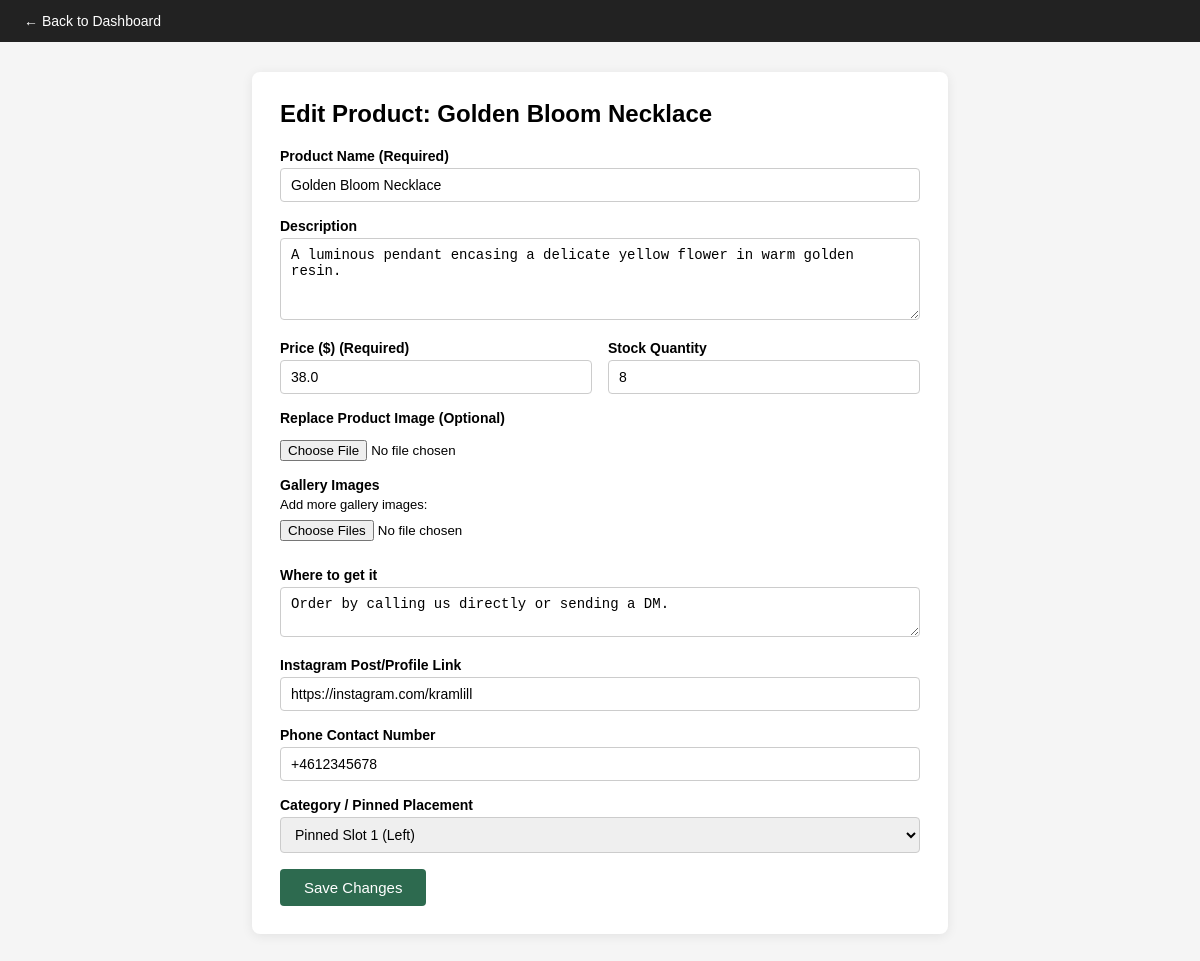
/admin/edit-product/1 (signed in), run on the app's committed database.
### backend/models.py (models this page shows, shortened)
class Product(db.Model):
    __tablename__ = 'products'
    id = db.Column(db.Integer, primary_key=True)
    name = db.Column(db.String(120), nullable=False)
    description = db.Column(db.Text, nullable=True)
    price = db.Column(db.Float, nullable=False)
    stock = db.Column(db.Integer, nullable=False, default=0)
    image_filename = db.Column(db.String(255), nullable=True)
    where_to_get = db.Column(db.Text, nullable=True)
    instagram_url = db.Column(db.String(255), nullable=True)
    phone = db.Column(db.String(50), nullable=True)
    category = db.Column(db.String(50), nullable=False, default='Normal')

### backend/app.py (the view, shortened to what this page needs)
@app.route('/admin/edit-product/<int:product_id>', methods=['GET', 'POST'])
def edit_product(product_id):
    check_admin()
    product = Product.query.get_or_404(product_id)
    return render_template('admin/edit_product.html', product=product)

### backend/app.py (called while the page is built)
def check_admin():
    if not session.get('is_admin'):
        abort(403)

### frontend/templates/admin/edit_product.html (shortened to what this page needs)
<!DOCTYPE html>
<html lang="en">
<head>
</head>
<body>
    <header>
        <nav><a href="/admin/dashboard">&larr; Back to Dashboard</a></nav>
    </header>
    <main>
        <h2>Edit Product: {{ product.name }}</h2>
        <form method="POST" enctype="multipart/form-data" id="product-form">
            <div class="field">
                <label for="name">Product Name (Required)</label>
                <input type="text" id="name" name="name" value="{{ product.name }}" required>
            </div>
            <div class="field">
                <label for="description">Description</label>
                <textarea id="description" name="description" rows="4">{{ product.description }}</textarea>
            </div>
            <div class="row">
                <div class="field">
                    <label for="price">Price ($) (Required)</label>
                    <input type="number" id="price" name="price" step="0.01" min="0" value="{{ product.price }}" required>
                </div>
                <div class="field">
                    <label for="stock">Stock Quantity</label>
                    <input type="number" id="stock" name="stock" min="0" value="{{ product.stock }}" required>
                </div>
            </div>
            <div class="field">
                <label>Replace Product Image (Optional)</label>
                <input type="file" id="image" name="image" accept="image/*" style="margin-top:10px;">
            </div>
            <div class="field">
                <label>Gallery Images</label>
                <label for="gallery_images" style="font-weight:normal;font-size:13px;">Add more gallery images:</label>
                <input type="file" id="gallery_images" name="gallery_images" accept="image/*" multiple style="margin-top:4px;">
            </div>
            <div class="field">
                <label for="where_to_get">Where to get it</label>
                <textarea id="where_to_get" name="where_to_get" rows="2">{{ product.where_to_get }}</textarea>
            </div>
            <div class="field">
                <label for="instagram_url">Instagram Post/Profile Link</label>
                <input type="url" id="instagram_url" name="instagram_url" value="{{ product.instagram_url or '' }}">
            </div>
            <div class="field">
                <label for="phone">Phone Contact Number</label>
                <input type="text" id="phone" name="phone" value="{{ product.phone or '' }}">
            </div>
            <div class="field">
                <label for="category">Category / Pinned Placement</label>
                <select id="category" name="category">
                    <option value="Pinned 1" {% if product.category == 'Pinned 1' %}selected{% endif %}>Pinned Slot 1 (Left)</option>
                </select>
            </div>
            <button type="submit">Save Changes</button>
        </form>
    </main>
</body>
</html>

### frontend/templates/admin/edit_product.html (style rules this page uses)
body { font-family: sans-serif; background: #f5f5f5; margin: 0; padding: 0; }
header { background: #222; padding: 12px 24px; }
header a { color: #fff; text-decoration: none; font-size: 14px; }
main { max-width: 640px; margin: 30px auto; padding: 28px; background: #fff; border-radius: 8px; box-shadow: 0 2px 12px rgba(0,0,0,0.08); }
h2 { margin-top: 0; }
label { font-size: 14px; font-weight: 600; display: block; margin-bottom: 4px; }
input[type=text], input[type=number], input[type=url], textarea, select { width: 100%; box-sizing: border-box; padding: 8px 10px; border: 1px solid #ccc; border-radius: 4px; font-size: 14px; }
.field { margin-bottom: 16px; }
.row { display: flex; gap: 16px; }
.row .field { flex: 1; }
button[type=submit] { padding: 10px 24px; background: #2d6a4f; color: #fff; border: none; border-radius: 4px; cursor: pointer; font-size: 15px; }

### data on the page
Product: name "Golden Bloom Necklace", description "A luminous pendant encasing a delicate yellow flower in warm golden resin.", price "38.0", stock "8", where_to_get "Order by calling us directly or sending a DM.", instagram_url "https://instagram.com/kramlill", phone "+4612345678", category "Pinned Slot 1 (Left)"
